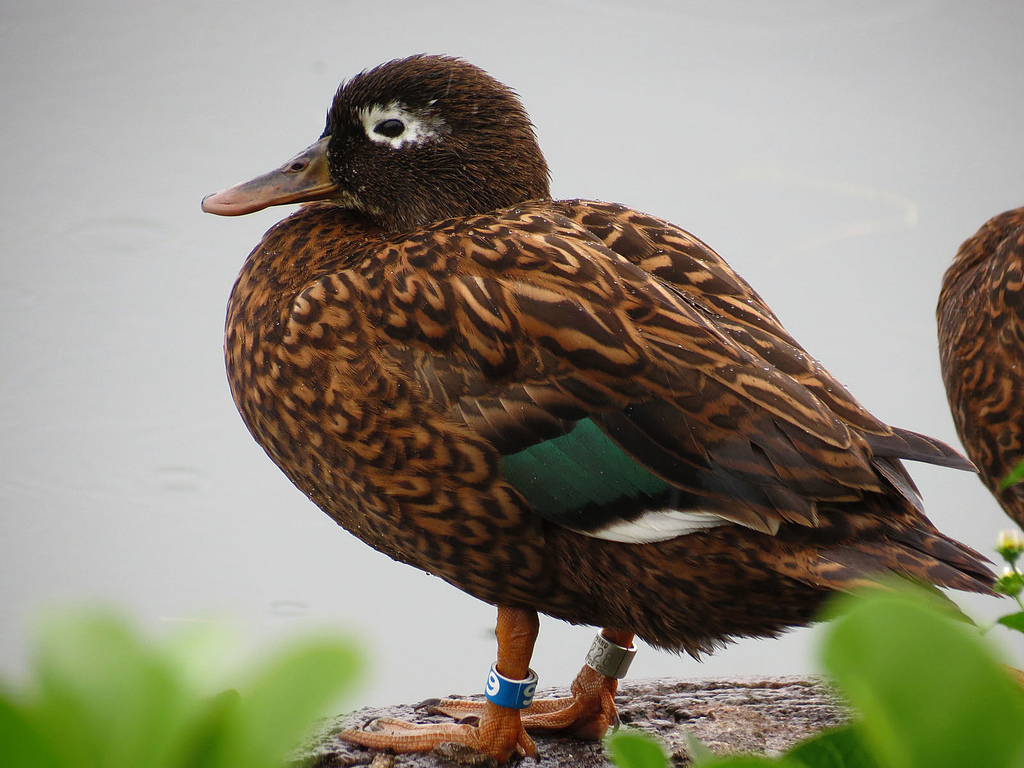
//> input picture fourierWhiteNoise/duck.jpg, 1024 x 768 px
$ ./fourierHSVColorizeTest   (built with g++ and OpenCV 4)
//> lines starting //> are read from the running program, lines starting //| are printed output that depends on the picture
### fourierWhiteNoise/dftMod.h
#ifndef __SA_DFT_MOD_H
#define __SA_DFT_MOD_H

#include <string>
#include "opencv2/core/core.hpp"

namespace siganal{
void visualizeFDomain(cv::Mat& targetMatrix);

std::string typeID(int type);
//void transferFDomain(cv::Mat& targetMatrix);
//cv::Mat* retrieveFDomain(cv::Mat* inputMatrix);
}


#endif//__SA_DFT_MOD_H

### fourierWhiteNoise/dftMod.cpp
#include "dftMod.h"
#include "opencv2/imgproc/imgproc.hpp"
#include "opencv2/core/core.hpp"
#include "opencv2/highgui/highgui.hpp"
#include "opencv2/core/mat.hpp"


// [18 lines left out: function visualizeFDomain, not called in this run]

std::string siganal::typeID(int type){
    std::string r;

  uchar depth = type & CV_MAT_DEPTH_MASK;
  uchar chans = 1 + (type >> CV_CN_SHIFT);

  switch ( depth ) {
      case CV_8U:  r = "8U"; break;
      case CV_8S:  r = "8S"; break;
      case CV_16U: r = "16U"; break;
      case CV_16S: r = "16S"; break;
      case CV_32S: r = "32S"; break;
      case CV_32F: r = "32F"; break;
      case CV_64F: r = "64F"; break;
      default:     r = "User"; break;
    }

  r += "C";
  r += (chans+'0');

  return r;
}

### fourierWhiteNoise/fourierHSVColorizeTest.cpp
#include "opencv2/imgproc/imgproc.hpp"
#include "opencv2/core/core.hpp"
#include "opencv2/highgui/highgui.hpp"
#include "opencv2/core/mat.hpp"
#include <iostream>
#include <string>
#include <sstream>
#include <cmath>
#include <complex>
#include "dftMod.h"
using namespace std;
using namespace cv;

int main(int argc, char** argv){

    int c = 1;

    Mat image = imread("./duck.jpg", 1);
//> image is the input picture: 768 rows x 1024 cols, CV_8UC3; mean B, G, R 119.3, 135.6, 141.2
    cout<<siganal::typeID(image.type())<<"\n";
//| 8UC3
    cvtColor(image, image, CV_BGR2GRAY);
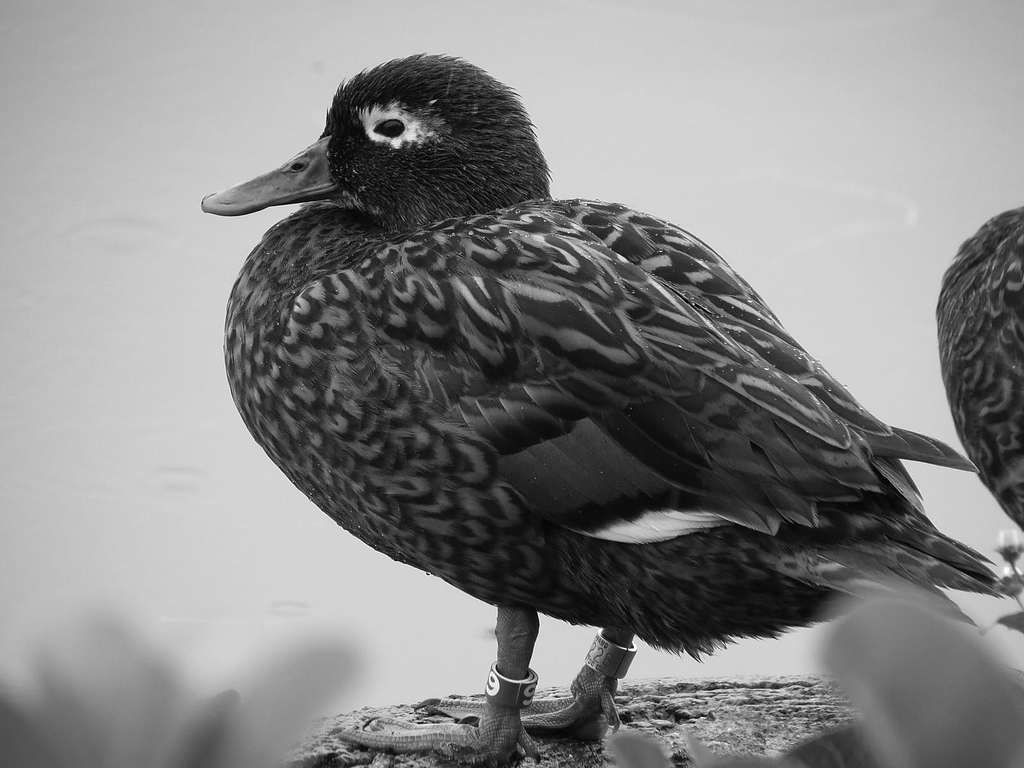
//> image: 768 rows x 1024 cols, CV_8UC1; min 0, max 255, mean 135.4

    int optW = getOptimalDFTSize(image.cols);
//> optW = 1024
    int optH = getOptimalDFTSize(image.rows);
//> optH = 768
    copyMakeBorder(image, image, 0, optH-image.rows, 0, optW-image.cols, BORDER_CONSTANT, Scalar::all(0));

    Mat planes[] = {Mat_<float>(image), Mat::zeros(image.size(), CV_32F)};
//> planes[1]: 768 rows x 1024 cols, CV_32FC1; every value is 0
    Mat complexIm;

    merge(planes, 2, complexIm);
    dft(complexIm, complexIm);
    split(complexIm, planes);

    Mat magnitudeMat;
    Mat phaseMat;
    magnitude(planes[0], planes[1], magnitudeMat);
    phase(planes[0], planes[1], phaseMat);
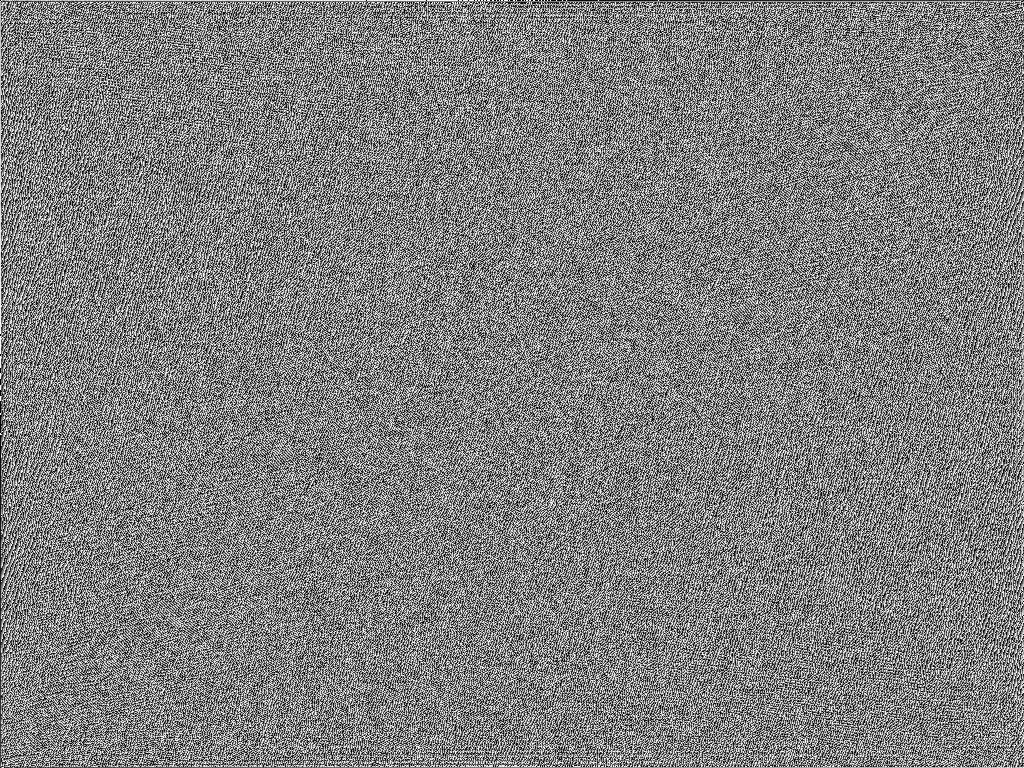
//> phaseMat: 768 rows x 1024 cols, CV_32FC1; min 0, max 6.28, mean 3.14; drawn with min black and max white

    magnitudeMat += Scalar::all(1);
    phaseMat += Scalar::all(1);
    log(magnitudeMat, magnitudeMat);
    log(phaseMat, phaseMat);
    normalize(magnitudeMat, magnitudeMat, 0, 1, CV_MINMAX);
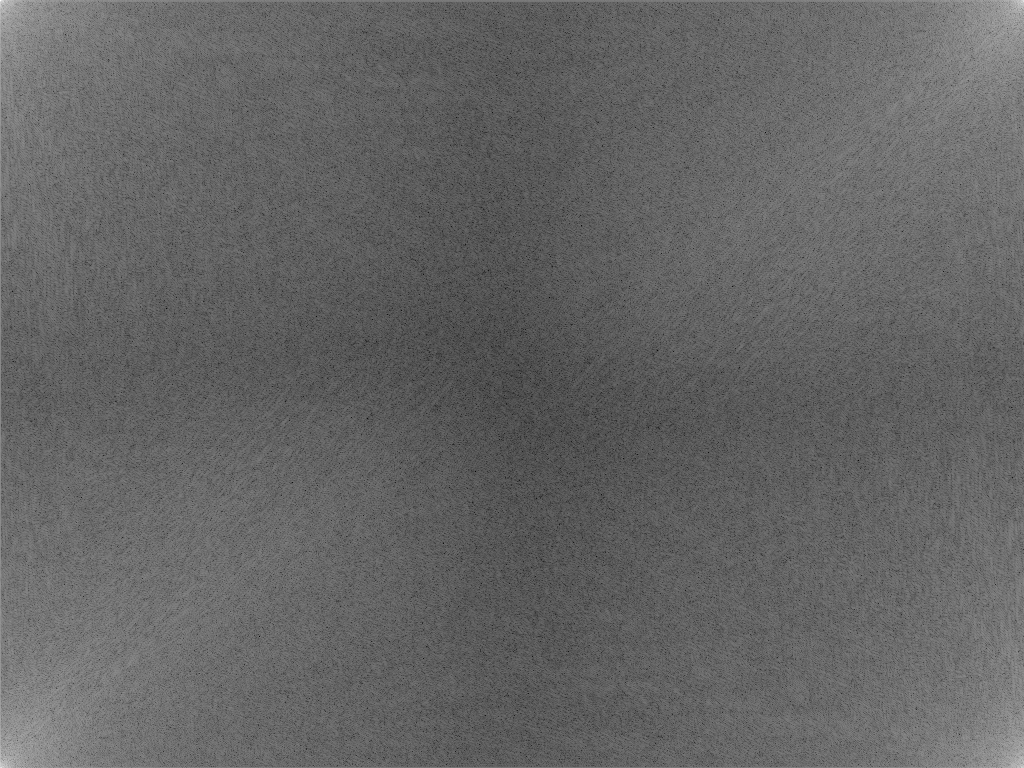
//> magnitudeMat: 768 rows x 1024 cols, CV_32FC1; min 0, max 1, mean 0.397
    normalize(phaseMat, phaseMat, 0, 1, CV_MINMAX);
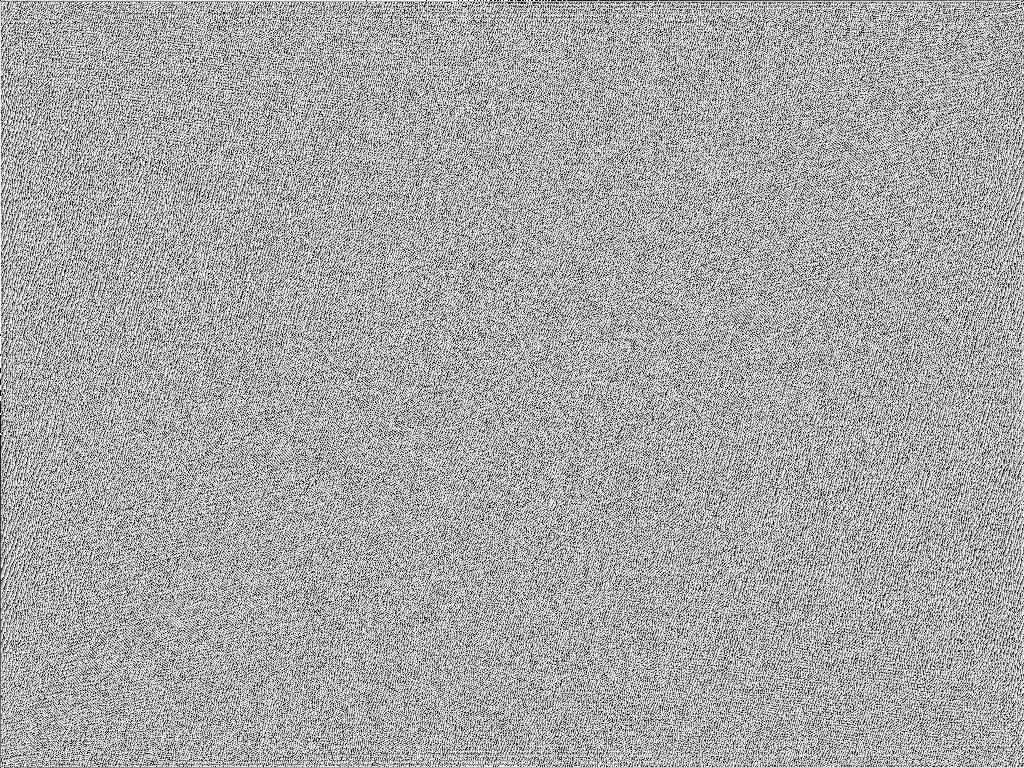
//> phaseMat: 768 rows x 1024 cols, CV_32FC1; min 0, max 1, mean 0.656

    Mat outputImage;
    Mat imArray[] = {Mat_<float>(phaseMat), Mat::zeros(magnitudeMat.size(), CV_32F), Mat_<float>(magnitudeMat)};
    /*cout
        <<"MatCharImag: "<<imArray[0].size<<" "<<imArray[0].depth()<<", \n"
        <<"MatCharReal: "<<imArray[2].size<<" "<<imArray[2].depth()<<", \n"
        <<"MatCharZeros: "<<imArray[1].size<<" "<<imArray[1].depth()<<".\n";
    cout<<"CV8U: "<<CV_8U<<", \n"
        <<"CV8S: "<<CV_8S<<", \n"
        <<"CV16U: "<<CV_16U<<", \n"
        <<"CV16S: "<<CV_16S<<", \n";*/
    merge(imArray, 3, outputImage);
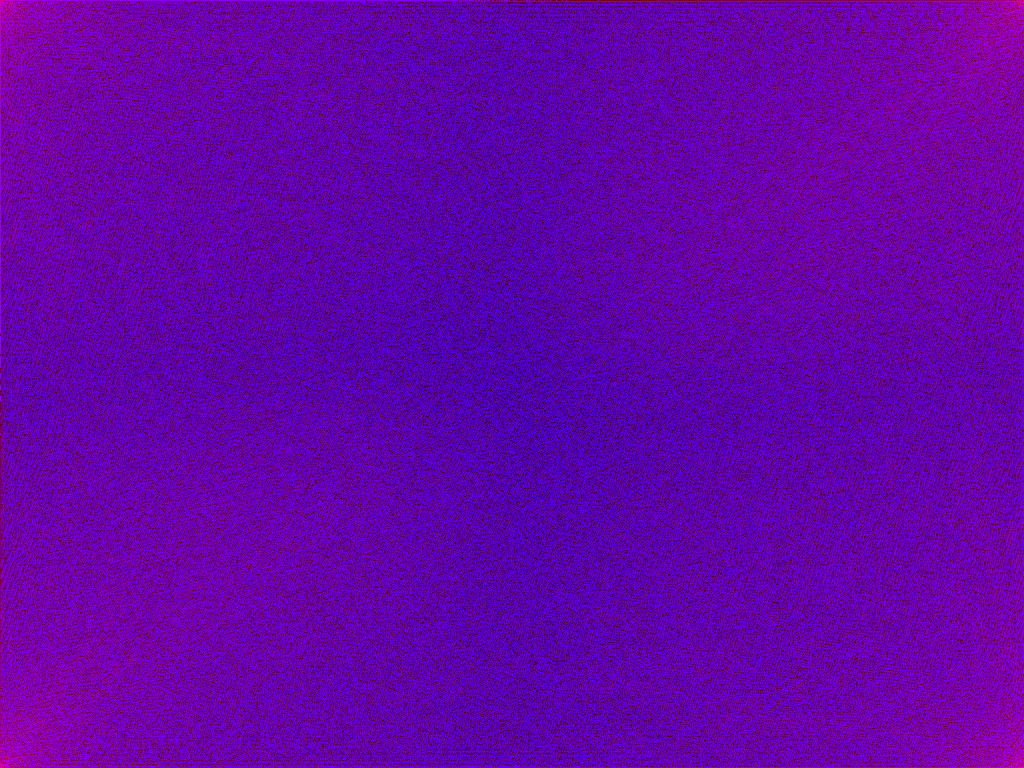
//> outputImage: 768 rows x 1024 cols, CV_32FC3; mean B, G, R 0.656, 0, 0.397

    namedWindow("output");

    cout<<siganal::typeID(outputImage.type())<<"\n";
//| 32FC3
    while(c != 0){
       imshow("output", outputImage);
        c = waitKey(0);
//> the Esc key is pressed
    }

    return 0;
}
